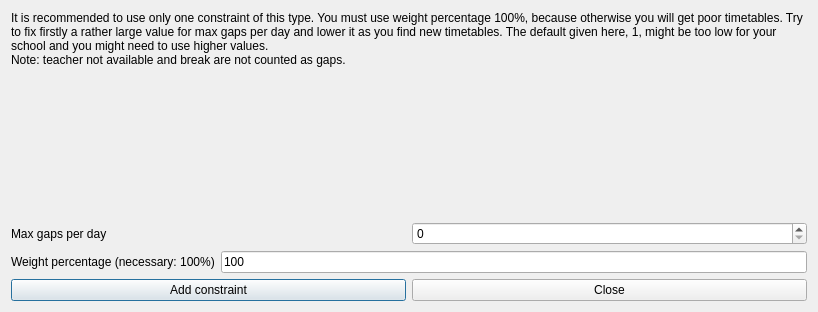
<?xml version="1.0" encoding="UTF-8"?>
<ui version="4.0">
 <class>AddConstraintTeachersMaxGapsPerDayForm_template</class>
 <widget class="QDialog" name="AddConstraintTeachersMaxGapsPerDayForm_template">
  <property name="geometry">
   <rect>
    <x>0</x>
    <y>0</y>
    <width>818</width>
    <height>312</height>
   </rect>
  </property>
  <property name="windowTitle">
   <string extracomment="This is the title of the dialog to add a new constraint of this type">Add teachers max gaps per day</string>
  </property>
  <layout class="QGridLayout" name="gridLayout">
   <item row="0" column="0">
    <widget class="QLabel" name="weightTextLabel_2">
     <property name="sizePolicy">
      <sizepolicy hsizetype="Minimum" vsizetype="Minimum">
       <horstretch>0</horstretch>
       <verstretch>0</verstretch>
      </sizepolicy>
     </property>
     <property name="frameShape">
      <enum>QFrame::NoFrame</enum>
     </property>
     <property name="frameShadow">
      <enum>QFrame::Plain</enum>
     </property>
     <property name="text">
      <string>It is recommended to use only one constraint of this type. You must use weight percentage 100%, because otherwise you will get poor timetables. Try to fix firstly a rather large value for max gaps per day and lower it as you find new timetables. The default given here, 1, might be too low for your school and you might need to use higher values.
Note: teacher not available and break are not counted as gaps.</string>
     </property>
     <property name="wordWrap">
      <bool>true</bool>
     </property>
    </widget>
   </item>
   <item row="1" column="0">
    <spacer name="spacer2">
     <property name="orientation">
      <enum>Qt::Vertical</enum>
     </property>
     <property name="sizeType">
      <enum>QSizePolicy::Expanding</enum>
     </property>
     <property name="sizeHint" stdset="0">
      <size>
       <width>20</width>
       <height>71</height>
      </size>
     </property>
    </spacer>
   </item>
   <item row="2" column="0">
    <layout class="QHBoxLayout" name="horizontalLayout">
     <item>
      <widget class="QLabel" name="textLabel1">
       <property name="text">
        <string>Max gaps per day</string>
       </property>
       <property name="wordWrap">
        <bool>false</bool>
       </property>
      </widget>
     </item>
     <item>
      <widget class="QSpinBox" name="maxGapsSpinBox"/>
     </item>
    </layout>
   </item>
   <item row="3" column="0">
    <layout class="QHBoxLayout" name="horizontalLayout_2">
     <item>
      <widget class="QLabel" name="weightTextLabel">
       <property name="frameShape">
        <enum>QFrame::NoFrame</enum>
       </property>
       <property name="frameShadow">
        <enum>QFrame::Plain</enum>
       </property>
       <property name="text">
        <string>Weight percentage (necessary: 100%)</string>
       </property>
       <property name="wordWrap">
        <bool>false</bool>
       </property>
      </widget>
     </item>
     <item>
      <widget class="QLineEdit" name="weightLineEdit">
       <property name="text">
        <string notr="true">100</string>
       </property>
      </widget>
     </item>
    </layout>
   </item>
   <item row="4" column="0">
    <layout class="QHBoxLayout">
     <item>
      <widget class="QPushButton" name="addConstraintPushButton">
       <property name="text">
        <string>Add constraint</string>
       </property>
      </widget>
     </item>
     <item>
      <widget class="QPushButton" name="closePushButton">
       <property name="text">
        <string>Close</string>
       </property>
      </widget>
     </item>
    </layout>
   </item>
  </layout>
 </widget>
 <layoutdefault spacing="6" margin="11"/>
 <resources/>
 <connections/>
</ui>
